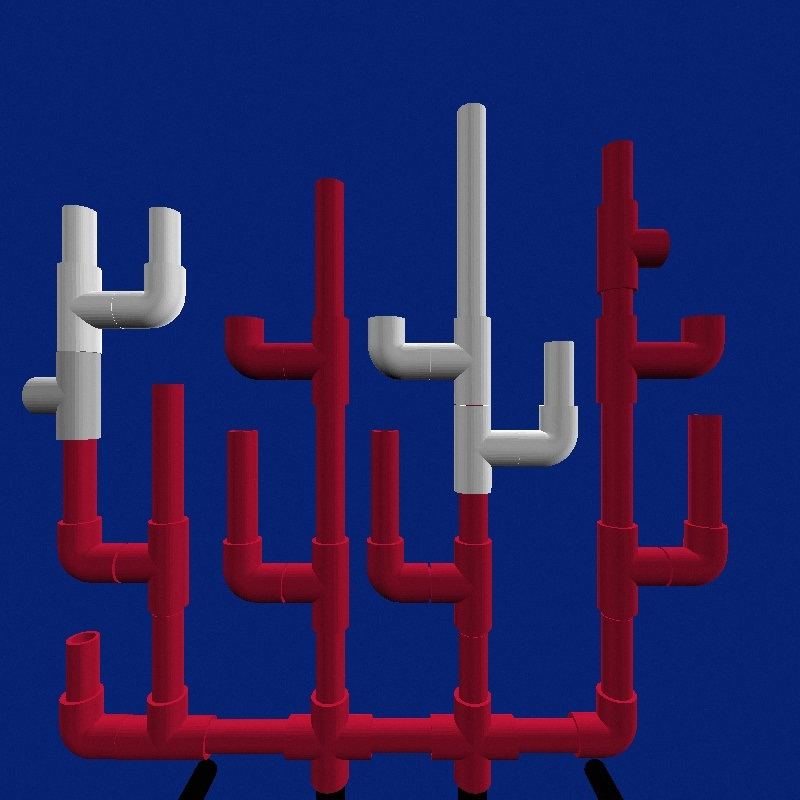
#> input picture coral-bleaching/colony_original_wall.jpg, 800 x 800 px, found by its file name
$ python coral.py
#> lines starting #> are read from the running program, lines starting #| are printed output that depends on the picture; after the words box and inside, x2 and y2 are one past the last pixel; in counts of white or black regions, pixels touching at a corner belong together
import numpy as np
import cv2 as cv
from matplotlib import pyplot as plt

# Macros:
# To adjust, keep in mind (0,0) is the top corner, +x is to right, and +y is to the bottom.
LEFT_BOUND = 250
RIGHT_BOUND = 650
UPPER_BOUND = 00

# Feature Matching:
NUM_FEATURES = 500
NUM_MATCHES = 90

# hsv color spaces for segmentation
# ranges are (lower, upper)
RED_RANGE_1 = (np.array([0, 70, 50]), np.array([10, 255, 255]))
RED_RANGE_2 = (np.array([170, 70, 50]), np.array([180, 255, 255]))
PINK_RANGE = (np.array([150, 70, 50]), np.array([170, 255, 255]))
WHITE_RANGE = (np.array([0, 0, 180]), np.array([180, 70, 255]))

def read_image(image_file):
    img = cv.imread(image_file)
    return cv.cvtColor(img, cv.COLOR_BGR2RGB)

def grayscale(image):
    HSV = cv.cvtColor(image, cv.COLOR_RGB2HSV)
    return HSV[:,:,2]

# Feature Detection:
def mark_features(image):
    image2 = image.copy()

    #ORB feature detection
    orb = cv.ORB_create(NUM_FEATURES)
    kp, des = orb.detectAndCompute(image2,None)
    for marker in kp:
	    image2 = cv.drawMarker(image2, tuple(int(i) for i in marker.pt), color=(0, 255, 0))
    return kp, des, image2

def match_features(kp1, des1, image1, kp2, des2, image2):
    #^keypoints, descriptors, and marked image respectively. Outputs of mark_features()
    #Feature Matching Algorithm, finds matches and selects the top ones:
    bf = cv.BFMatcher(cv.NORM_HAMMING, crossCheck = True)
    matches = bf.match(des1, des2)
    matches = sorted(matches, key = lambda x:x.distance)
    best_matches = matches[:NUM_MATCHES]

    #Get the points corresponding to the matches:
    p1 = []
    p2 = []
    for match in matches:
        p1.append(kp1[match.queryIdx].pt)   #points are stored in kp list. # old_kp
        p2.append(kp2[match.trainIdx].pt) #new_kp
    p1 = np.array(p1)
    p2 = np.array(p2)

    img3 = cv.drawMatches(image1, kp1, image2, kp2, best_matches, None,flags=cv.DrawMatchesFlags_NOT_DRAW_SINGLE_POINTS)
    return p1, p2, img3

def bg_color(img):
    # average color of row 0
    top_row = np.array([img[1]])
    average = np.mean(top_row, axis=(0,1))
    return average

# corrects color contrast/brightness
def gamma_correct(image, gamma):
    lookUpTable = np.empty((1,256), np.uint8)
    for i in range(256):
        lookUpTable[0,i] = np.clip(pow(i / 255.0, gamma) * 255.0, 0, 255)
    return cv.LUT(image, lookUpTable)

# automatically calculates gamma based on average brightness of 10 x 10 kernel
# returns gamma-corrected (brightened) image
def auto_gamma(image):
    grayscale_image = grayscale(image)

    # get max average value (brightness) for 10 x 10 kernel
    maxAvgV = 0
    for x in range(0, grayscale_image.shape[0], 10):
        for y in range(0, grayscale_image.shape[1], 10):
            vSum = 0
            if (x + 10 < grayscale_image.shape[0] and y + 10 < grayscale_image.shape[1]):
                for i in range(10):
                    for j in range(10):
                        vSum += grayscale_image[x + i, y + j]
                if (vSum > maxAvgV):
                    maxAvgV = vSum
    maxAvgV /= 100

    gamma = 0.04 * pow(10, -7) * pow(1.07819, maxAvgV) + 0.30139
    gamma = min(gamma, 1) # if image is bright enough, gamma = 1 leaves image unchanged
    return gamma_correct(image, gamma)

# returns pink mask, white mask
def segment_hsv(image):
    image = auto_gamma(image)
    image = cv.cvtColor(image, cv.COLOR_RGB2HSV)

    # red
    mask1 = cv.inRange(image, RED_RANGE_1[0], RED_RANGE_1[1])
    mask2 = cv.inRange(image, RED_RANGE_2[0], RED_RANGE_2[1])
    # pink
    mask3 = cv.inRange(image, PINK_RANGE[0], PINK_RANGE[1])
    mask_pink = mask1 | mask2 | mask3

    # white
    mask_white = cv.inRange(image, WHITE_RANGE[0], WHITE_RANGE[1])

    return mask_pink, mask_white

def reduce_noise(image):
    kernel = np.ones((3, 3), np.uint8)
    erosion = cv.erode(image, kernel, iterations = 7)
    dilation = cv.dilate(erosion, kernel, iterations = 9)
    return dilation

# all oldCoral, newCoral images and masks should be aligned for subtraction to work
def bounding_boxes(oldCoral, oldCoral_mask, oldCoral_mask_pink, oldCoral_mask_white, newCoral, newCoral_mask, newCoral_mask_pink, newCoral_mask_white):
    # Mask subtraction
    """
    0 is bg
    Cases:
    - Growth: 0 -> pink, green
    - Damage: pink -> 0 or white -> 0, yellow
    - Bleaching: pink -> white, red
    - Recovery: white -> pink, blue
    """

    growth_sub = newCoral_mask_pink & ~oldCoral_mask
    damage_sub = oldCoral_mask & ~newCoral_mask
    bleach_sub = oldCoral_mask_pink & newCoral_mask_white
    recovery_sub = oldCoral_mask_white & newCoral_mask_pink

    # reduce noise:
    growth = reduce_noise(growth_sub)
    damage = reduce_noise(damage_sub)
    bleach = reduce_noise(bleach_sub)
    recovery = reduce_noise(recovery_sub)

    growth_contours, _ = cv.findContours(growth, cv.RETR_TREE, cv.CHAIN_APPROX_SIMPLE)
    damage_contours, _ = cv.findContours(damage, cv.RETR_TREE, cv.CHAIN_APPROX_SIMPLE)
    bleach_contours, _ = cv.findContours(bleach, cv.RETR_TREE, cv.CHAIN_APPROX_SIMPLE)
    recovery_contours, _ = cv.findContours(recovery, cv.RETR_TREE, cv.CHAIN_APPROX_SIMPLE)

    contours = [[c, 'g'] for c in growth_contours]
    contours += [[c, 'd'] for c in damage_contours]
    contours += [[c, 'b'] for c in bleach_contours]
    contours += [[c, 'r'] for c in recovery_contours]

    # top <= 4 contours:
    contours.sort(key=lambda pair: cv.contourArea(pair[0]), reverse=True)
    contours = contours[:4]

    # filter out duds:
    contours = [pair for pair in contours if cv.contourArea(pair[0]) > 1000] # ~30x30 pixels

    # draw bounding boxes on new and old aligned to new images:
    box_colors = {
        'g': (0, 255, 0), # growth: green
        'd': (255, 255, 0), # damage: yellow
        'b': (255, 0, 0), # bleaching: red
        'r': (0, 0, 255) # recovery: blue
    }

    oldCoral_rect = oldCoral.copy()
    newCoral_rect = newCoral.copy()

    # each pair = [contour, box color]
    for pair in contours:
        x, y, w, h = cv.boundingRect(pair[0])
        box_color = box_colors[pair[1]]
        cv.rectangle(oldCoral_rect, (x,y), (x+w, y+h), color=box_color, thickness=2)
        cv.rectangle(newCoral_rect, (x,y), (x+w, y+h), color=box_color, thickness=2)

    return oldCoral_rect, newCoral_rect

# oldCoral_file: cv image
# newCoral_file: cv image
# returns old coral, new coral images with colored bounding boxes around changes from the old to new images
def run_task(oldCoral, newCoral):
    # Load Images:
    oldCoral = cv.cvtColor(oldCoral, cv.COLOR_BGR2RGB)
    newCoral = cv.cvtColor(newCoral, cv.COLOR_BGR2RGB)

    # HSV hard-coded segmentation
    oldCoral_mask_pink, oldCoral_mask_white = segment_hsv(oldCoral)
    newCoral_mask_pink, newCoral_mask_white = segment_hsv(newCoral)

    oldCoral_mask = oldCoral_mask_pink | oldCoral_mask_white
    newCoral_mask = newCoral_mask_pink | newCoral_mask_white

    # alignment
    # get keypoints:
    src_pts, dst_pts, _ = match_features(*mark_features(oldCoral_mask), *mark_features(newCoral_mask))
    # estimate homography transformation using mask keypoints
    homography, _ = cv.findHomography(src_pts, dst_pts, cv.RANSAC, 5.0)

    # apply homography transformation to masks
    y, x = newCoral_mask.shape[:2]
    oldCoral_mask_aligned = cv.warpPerspective(oldCoral_mask, homography, (x, y), borderValue=(0,0,0))
    oldCoral_mask_pink_aligned = cv.warpPerspective(oldCoral_mask_pink, homography, (x, y), borderValue=(0,0,0))
    oldCoral_mask_white_aligned = cv.warpPerspective(oldCoral_mask_white, homography, (x, y), borderValue=(0,0,0))

    # apply homography transformation to original image
    y, x = newCoral.shape[:2]
    # perspective transform
    oldCoral_aligned = cv.warpPerspective(oldCoral, homography, (x, y), borderValue=bg_color(oldCoral))

    oldCoral_mask = oldCoral_mask_aligned
    oldCoral_mask_pink = oldCoral_mask_pink_aligned
    oldCoral_mask_white = oldCoral_mask_white_aligned

    oldCoral_rect, newCoral_rect = bounding_boxes(oldCoral_aligned, oldCoral_mask, oldCoral_mask_pink, oldCoral_mask_white, newCoral, newCoral_mask, newCoral_mask_pink, newCoral_mask_white)
    return cv.cvtColor(oldCoral_rect, cv.COLOR_RGB2BGR), cv.cvtColor(newCoral_rect, cv.COLOR_RGB2BGR)

oldCoral = cv.imread("colony_original_wall.JPG")
#> oldCoral is the input picture: shape (800, 800, 3); mean B, G, R 99.1, 36.6, 37.2
newCoral = cv.imread("colony_dead_bleach_wall.JPG")
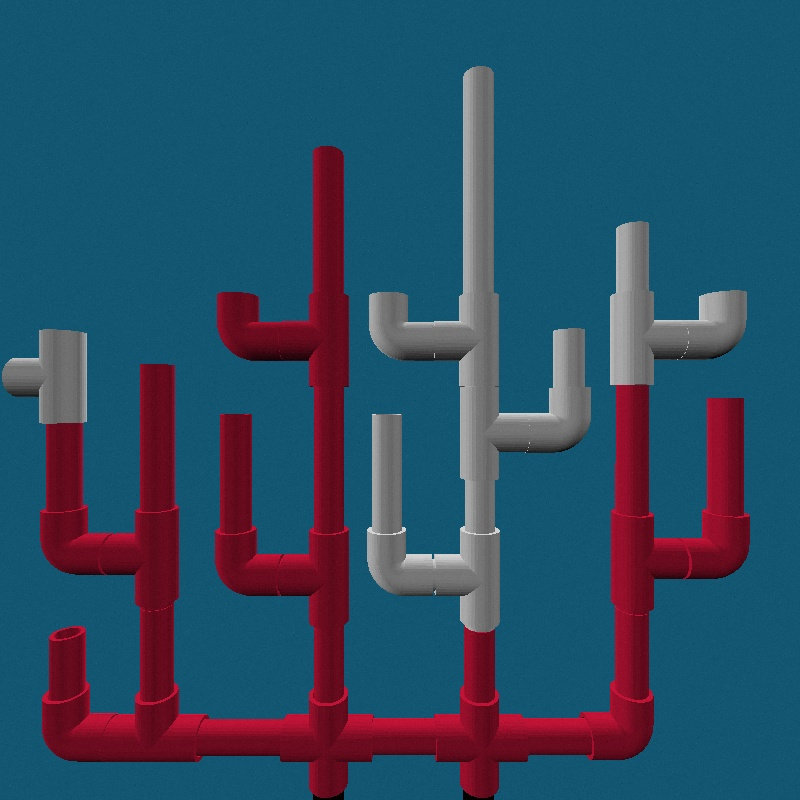
#> input picture coral-bleaching/colony_dead_bleach_wall.jpg, 800 x 800 px, found by its file name
#> newCoral is the input picture: shape (800, 800, 3); mean B, G, R 100, 76.4, 44.7
oldCoral_rect, newCoral_rect = run_task(oldCoral, newCoral)
#> after the loop in auto_gamma, `for x in range(0, grayscale_image.shape[0], 10):`: maxAvgV = 21790
#> in auto_gamma, `maxAvgV /= 100`: maxAvgV = 217.9
#> in auto_gamma, `gamma = 0.04 * pow(10, -7) * pow(1.07819, maxAvgV) + 0.30139`: gamma = 0.355
#> in segment_hsv, `mask1 = cv.inRange(image, RED_RANGE_1[0], RED_RANGE_1[1])`:
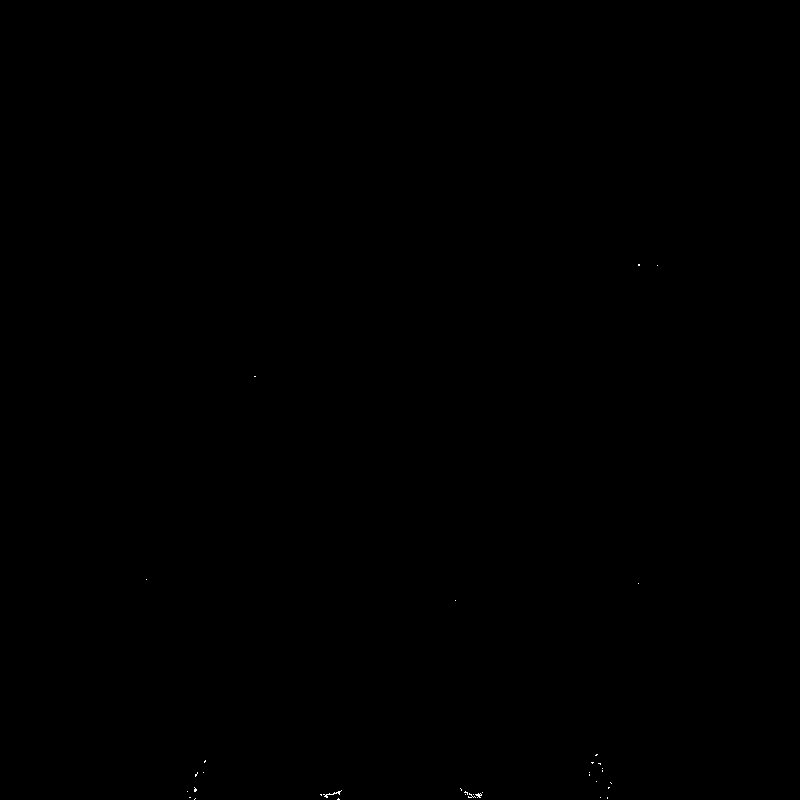
#> mask1: shape (800, 800); 0.02% white in thin lines or dots, all inside (x1, y1, x2, y2) = (146, 264, 658, 800)
#> in grayscale (call 2), `return HSV[:,:,2]`:
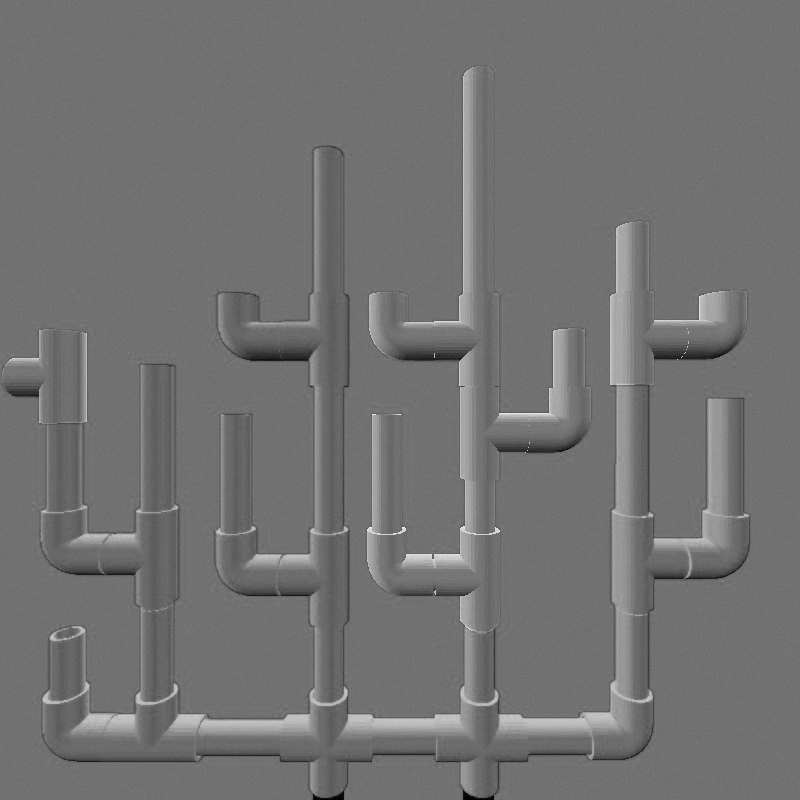
#> returned value: shape (800, 800); min 0, max 242, mean 113.9
#> in mark_features, `kp, des = orb.detectAndCompute(image2,None)`: kp = 509 keypoints; strongest (x, y, size): (373, 362, 31), (376, 362, 31), (101, 331, 37.2), (152, 323, 31)
#> the loop in mark_features, `for marker in kp:` made 509 passes
#> marker on passes 1 to 3: keypoint at (352, 759), size 31, keypoint at (519, 754), size 31, keypoint at (96, 631), size 31
#> after the loop in mark_features, `for marker in kp:`:
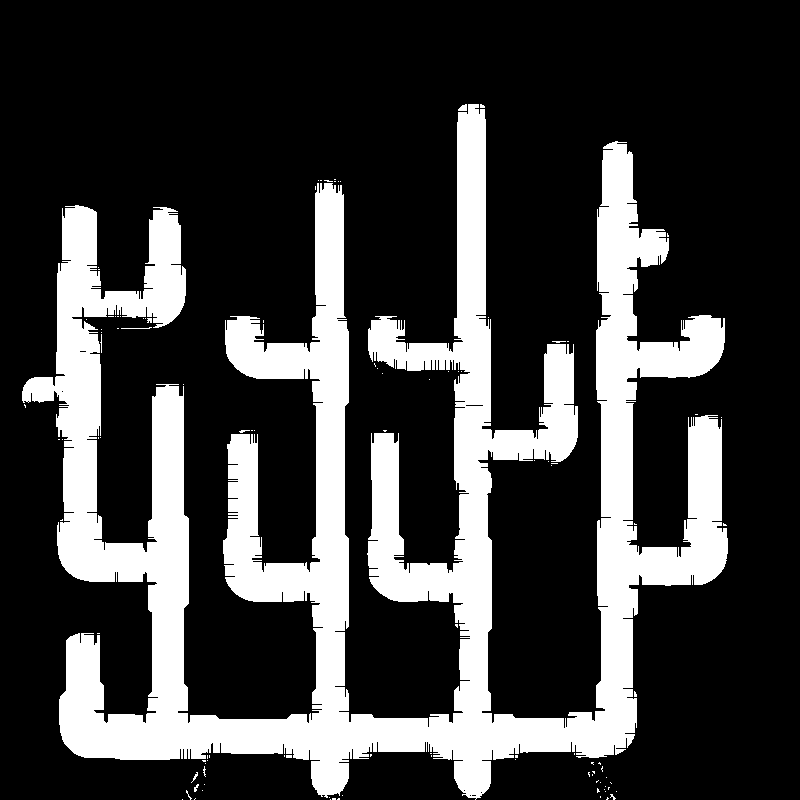
#> image2: shape (800, 800); 24.2% white; 105 white regions (98 under 20 px), largest, box (x1, y1, x2, y2) and area: (22, 104, 728, 800) 154256, (458, 104, 467, 111) 46, (121, 327, 152, 329) 32
#> in mark_features (call 2), `kp, des = orb.detectAndCompute(image2,None)`: kp = 501 keypoints; strongest (x, y, size): (38, 395, 31), (258, 551, 31), (393, 355, 31), (740, 339, 31)
#> the loop in mark_features (call 2), `for marker in kp:` made 501 passes
#> marker on passes 1 to 3: keypoint at (347, 763), size 31, keypoint at (391, 358), size 31, keypoint at (307, 763), size 31
#> after the loop in mark_features (call 2), `for marker in kp:`:
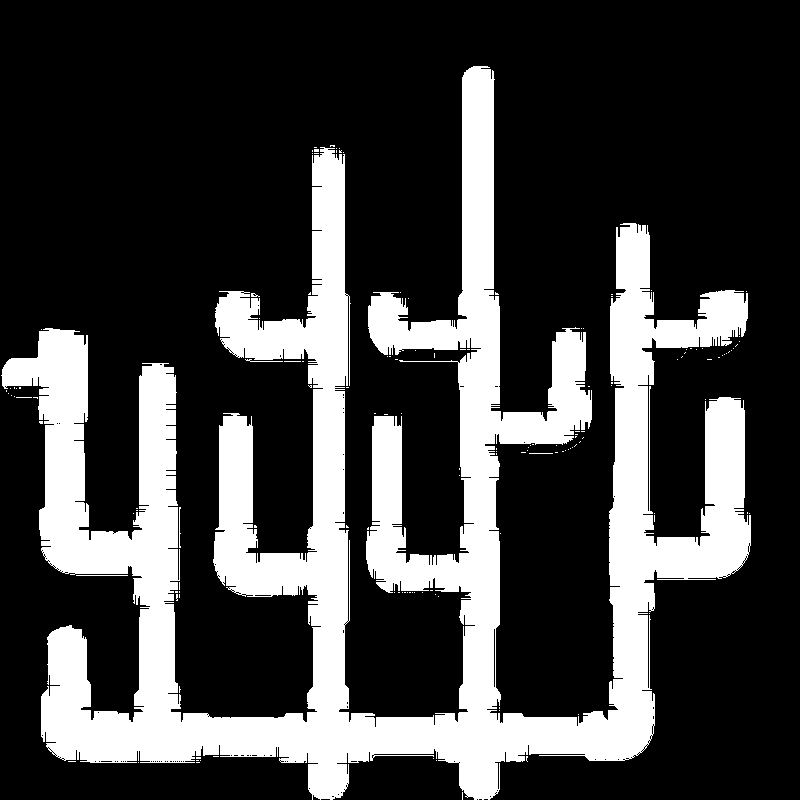
#> image2: shape (800, 800); 25.4% white; 144 white regions (138 under 20 px)
#> in match_features, `matches = bf.match(des1, des2)`: matches = 143 matches
#> in match_features, `best_matches = matches[:NUM_MATCHES]`: best_matches = 90 matches
#> the loop in match_features, `for match in matches:` made 143 passes
#> after the loop in match_features, `for match in matches:`: p1 = 143 pairs, first value 63.94 to 727.2, second value 103.7 to 760.8; p2 = 143 pairs, first value 40 to 748.8, second value 68 to 763
#> in match_features, `img3 = cv.drawMatches(image1, kp1, image2, kp2, best_matches, None,fla..`:
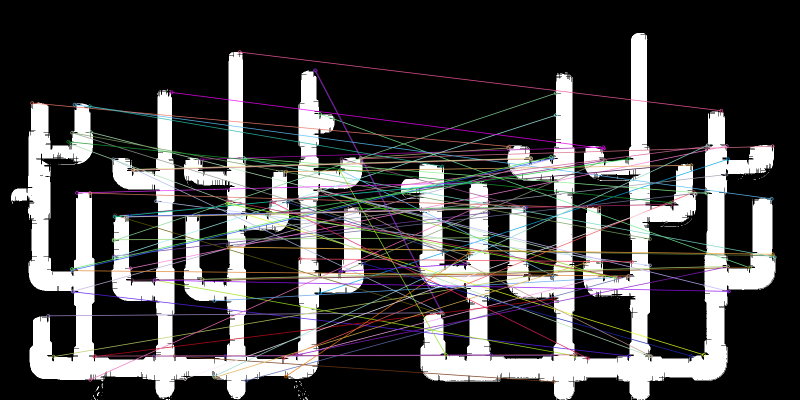
#> img3: shape (800, 1600, 3) (shown at 1/2 size); mean of channels 0, 1, 2 67.5, 67.1, 68.3; drawn as B, G, R
#> in run_task, `src_pts, dst_pts, _ = match_features(*mark_features(oldCoral_mask), *m..`: src_pts has the same summary as p1 in match_features; dst_pts has the same summary as p2 in match_features
#> in run_task, `homography, _ = cv.findHomography(src_pts, dst_pts, cv.RANSAC, 5.0)`: homography = [[1.04, 0.0389, -25.73], [-0.0344, 1.1, -41.24], [-8.04e-05, 0.000117, 1]]
#> in bg_color, `top_row = np.array([img[1]])`: top_row = 800 rows, first 8: [6, 33, 112], [6, 33, 112], [7, 34, 113], [4, 31, 110], [3, 30, 109], [6, 33, 112], [6, 33, 112], [8, 35, 114]
#> in bg_color, `average = np.mean(top_row, axis=(0,1))`: average = [6.83, 33.82, 112.8]
#> in reduce_noise (call 3), `dilation = cv.dilate(erosion, kernel, iterations = 9)`:
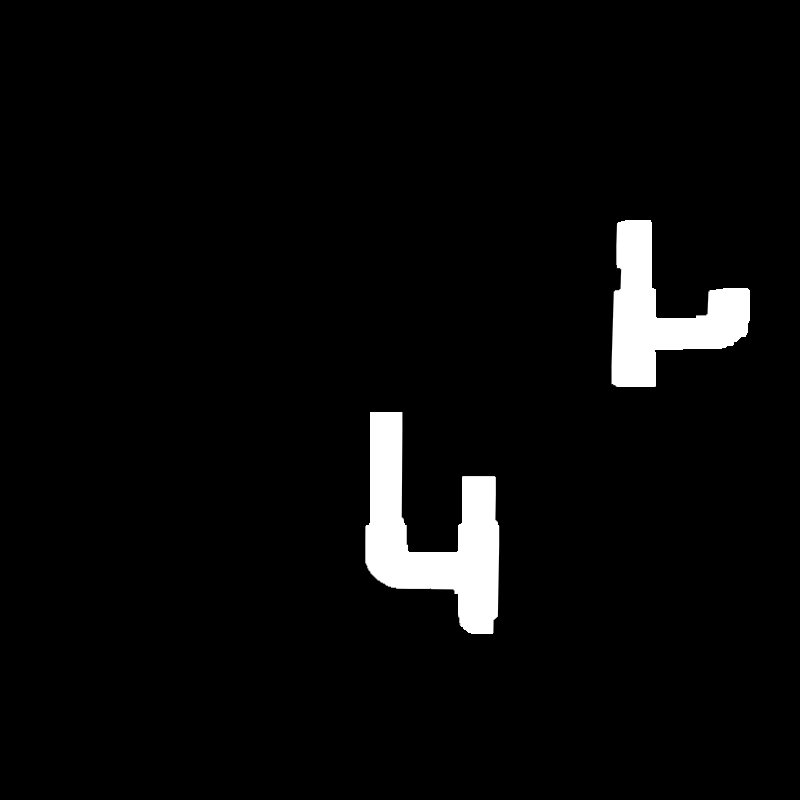
#> dilation: shape (800, 800); min 0, max 255, mean 9.7
#> in bounding_boxes, `growth_contours, _ = cv.findContours(growth, cv.RETR_TREE, cv.CHAIN_AP..`: growth_contours = 9 contours; largest, box (x1, y1, x2, y2) and area: (40, 692, 196, 764) 5488, (201, 729, 312, 763) 2898, (345, 731, 433, 763) 2119, (490, 735, 581, 763) 1890, (308, 773, 343, 798) 764
#> in bounding_boxes, `damage_contours, _ = cv.findContours(damage, cv.RETR_TREE, cv.CHAIN_AP..`: damage_contours = 6 contours; box (x1, y1, x2, y2) and area: (41, 177, 179, 333) 13416, (617, 93, 703, 252) 7702, (179, 691, 309, 719) 2866, (347, 694, 461, 719) 2218, (89, 689, 135, 715) 1073, (85, 660, 105, 683) 417
#> in bounding_boxes, `bleach_contours, _ = cv.findContours(bleach, cv.RETR_TREE, cv.CHAIN_AP..`: bleach_contours = 2 contours; box (x1, y1, x2, y2) and area: (365, 412, 500, 634) 13702, (611, 220, 750, 387) 10368
#> in bounding_boxes, `recovery_contours, _ = cv.findContours(recovery, cv.RETR_TREE, cv.CHAI..`: recovery_contours = []
#> in bounding_boxes, `contours = [[c, 'g'] for c in growth_contours]`: contours = 9 items
#> in bounding_boxes, `contours += [[c, 'd'] for c in damage_contours]`: contours = 15 items
#> in bounding_boxes, `contours += [[c, 'b'] for c in bleach_contours]`: contours = 17 items
#> in bounding_boxes, `contours = contours[:4]`: contours = 4 items
#> the loop in bounding_boxes, `for pair in contours:` made 4 passes
#> (x, y, w, h, box_color) on passes 1 to 4: (365, 412, 135, 222, (255, 0, 0)), (41, 177, 138, 156, (255, 255, 0)), (611, 220, 139, 167, (255, 0, 0)), (617, 93, 86, 159, (255, 255, 0))

# cv.imwrite("newCoral_rect.jpg", newCoral_rect)

# show images using OpenCV
cv.imshow("old coral aligned to new coral", oldCoral_rect)
cv.imshow("new coral", newCoral_rect)
cv.waitKey(0)

# [7 lines of commented-out code are left out]
